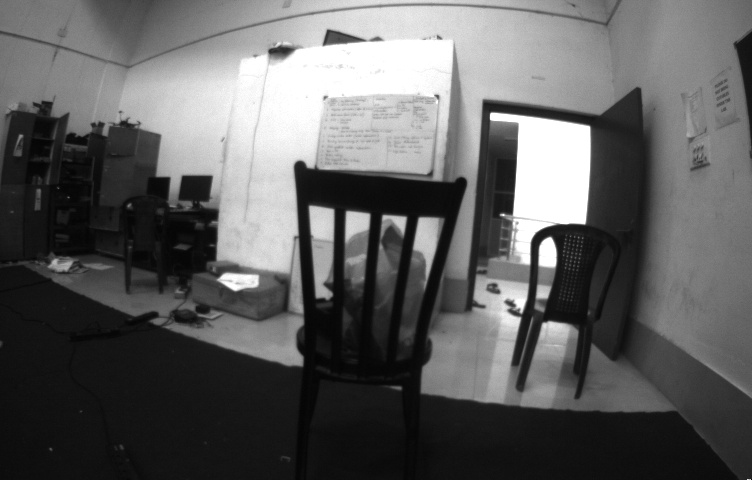
//> input picture left_image.jpg, 752 x 480 px
$ ./tempelatematchingdisparity   (built with g++ and OpenCV 4)
//> lines starting //> are read from the running program, lines starting //| are printed output that depends on the picture
#include "opencv2/highgui/highgui.hpp"
#include "opencv2/core/core.hpp"
#include "opencv2/imgproc/imgproc.hpp"
#include<iostream>
#include<math.h>

using namespace cv;
using namespace std;

int main()
{
	int disparity;
	Mat li = imread("left_image.jpg",0);
//> li is the input picture: 480 rows x 752 cols, CV_8UC1; min 4, max 255, mean 95.1
	Mat ri = imread("right_image.jpg",0);
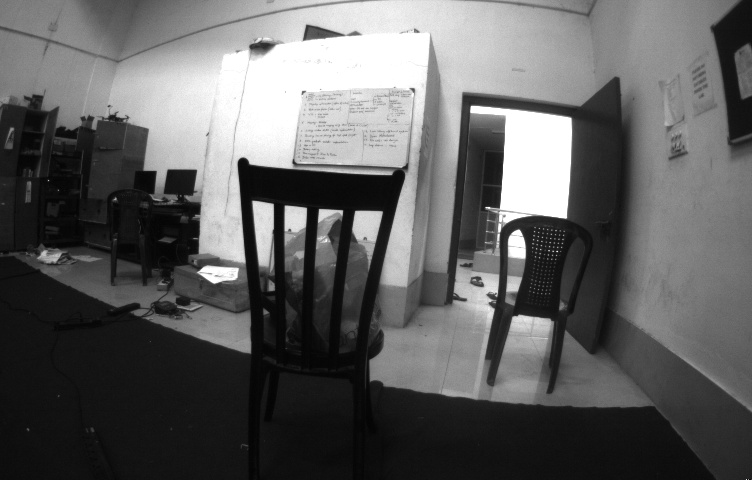
//> input picture right_image.jpg, 752 x 480 px
//> ri is the input picture: 480 rows x 752 cols, CV_8UC1; min 0, max 255, mean 95.7
	Mat output(li.rows,li.cols,CV_8UC1,Scalar(0));
	Mat result(li.rows,li.cols,CV_8UC1,Scalar(0));
	namedWindow("disparitymap",WINDOW_NORMAL);

	Mat temp(3,3,CV_8UC1,Scalar(0));

	for(int i=1;i<10;i++)
	{
		for(int j=1;j<10;j++)
		{
			for(int l=-1;l<=1;l++)
			{
				for(int k=-1;k<=1;k++)
				{
					temp.at<uchar>(i+l,j+k)=li.at<uchar>(i+l,j+k);
				}
			}

			matchTemplate( ri , temp, result, TM_SQDIFF);

			double minVal; double maxVal; Point minLoc; Point maxLoc;
  			Point matchLoc;
  			minMaxLoc( result, &minVal, &maxVal, &minLoc, &maxLoc, Mat() );

  			matchLoc=minLoc;
  			disparity = abs(matchLoc.x-li.cols);
  			output.at<uchar>(i,j)=(disparity/li.cols)*255;
		}
	}
//> this loop made 9 passes
//> disparity on passes 1 to 9: 122, 58, 584, 584, 584, 584, 584, 584, 584
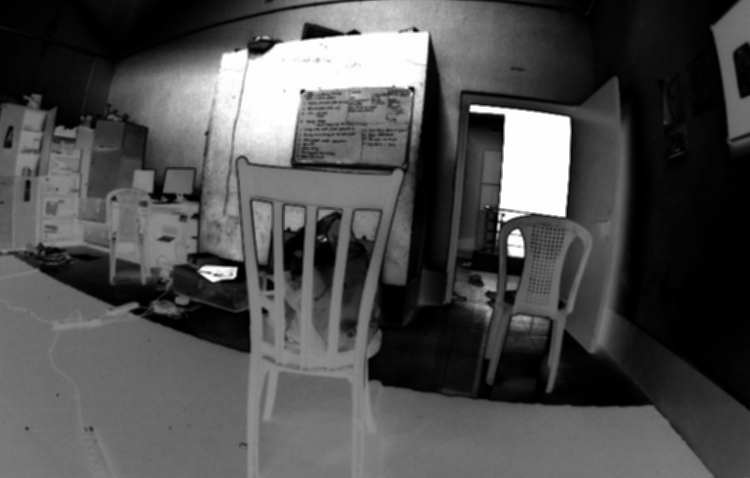
//> result: 478 rows x 750 cols, CV_32FC1; min 9, max 184934, mean 57508; drawn with min black and max white
//> output: 480 rows x 752 cols, CV_8UC1; every value is 0
//> after the loop, temp = [[109, 110, 113], [112, 115, 113], [109, 111, 113]]; disparity = 584

	imshow("disparitymap",output);
	waitKey(0);
}
